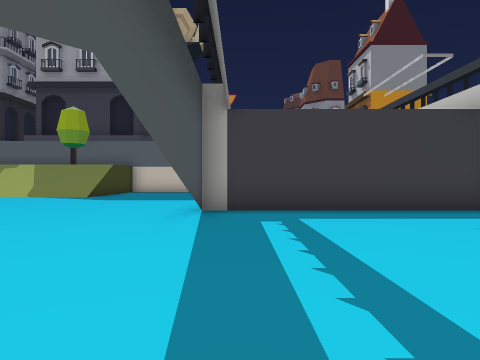
view 1 (above)

20 first-person views from a walk through a Unity game level. The camera is 1.2 m above the floor, looks level and sees 70° across. The floor is counted in squares, 2 m on a side. Each view is taken from the middle of a square. On the plan, view 1 faces up. The plan holds only what a view shows up to about 10 squares ahead; the rest is blank. The place goes on beyond the plan.

view 2
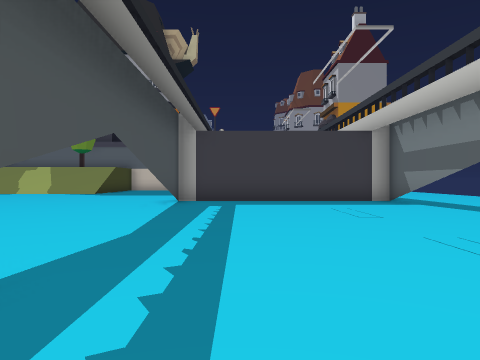

view 3
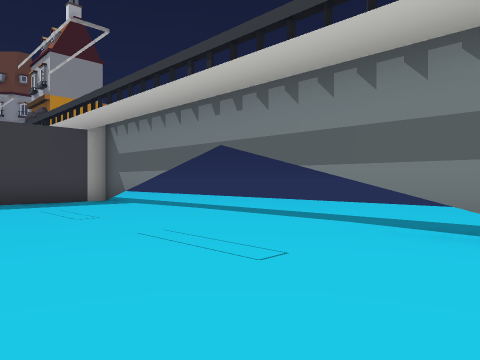

view 4
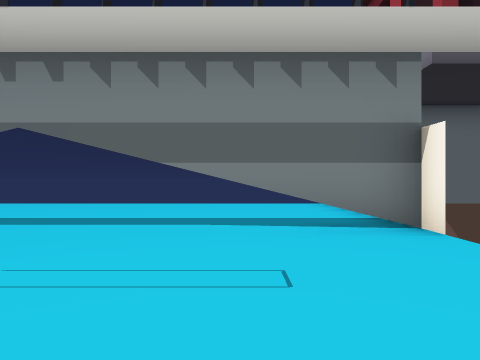

view 5
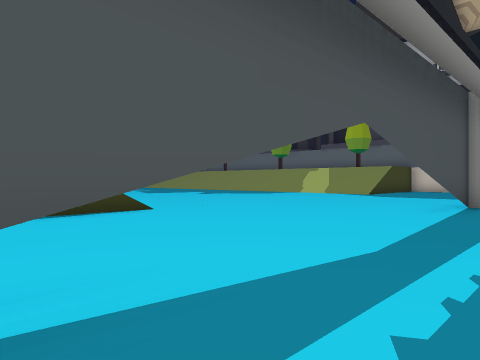

view 6
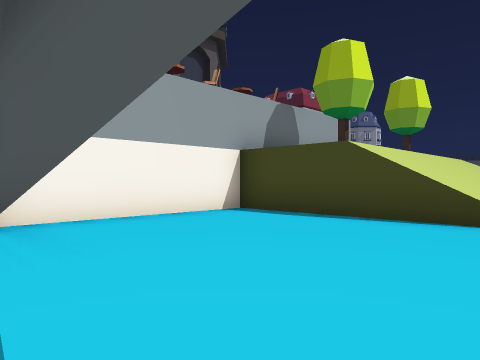

view 7
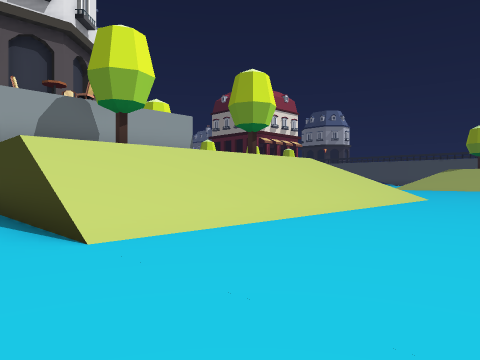

view 8
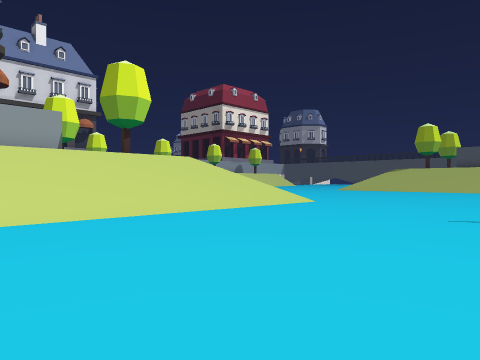

view 9
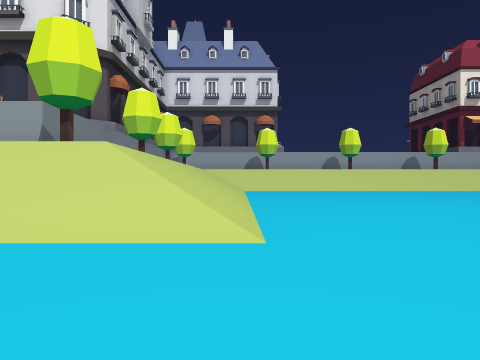

view 10
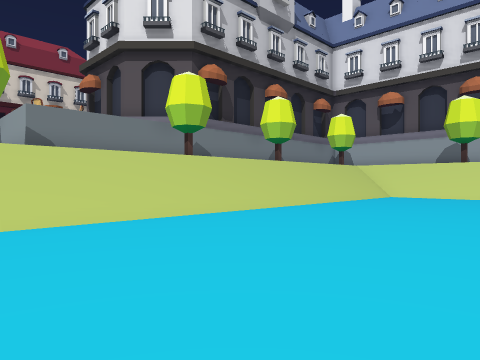

view 11
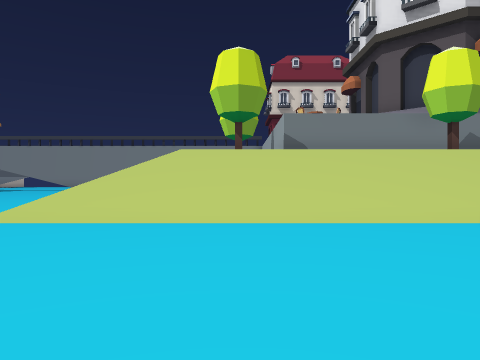

view 12
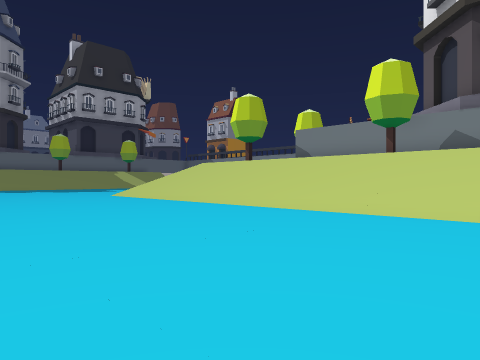

view 13
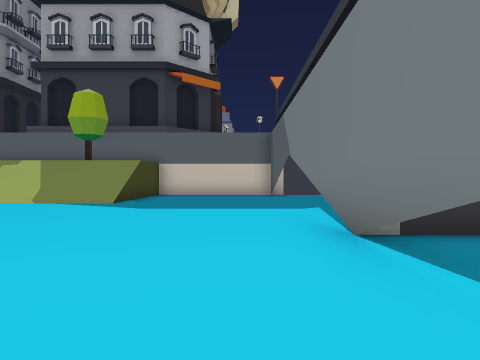

view 14
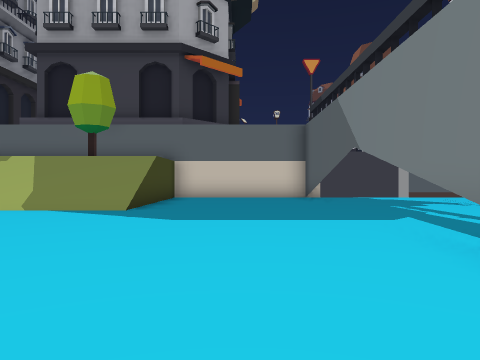

view 15
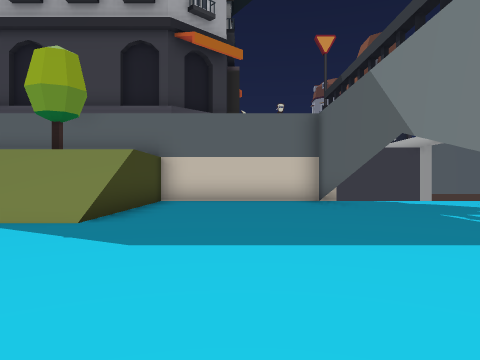

view 16
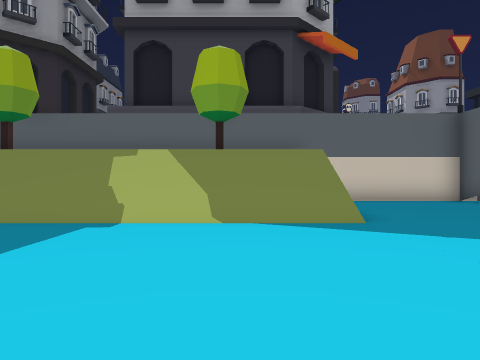

view 17
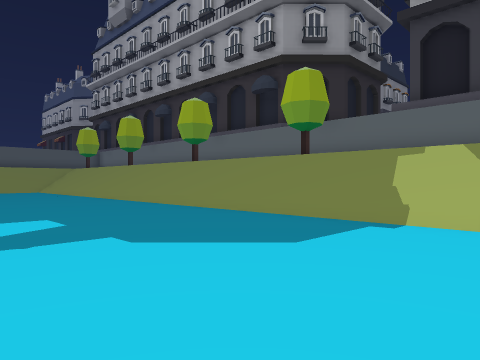

view 18
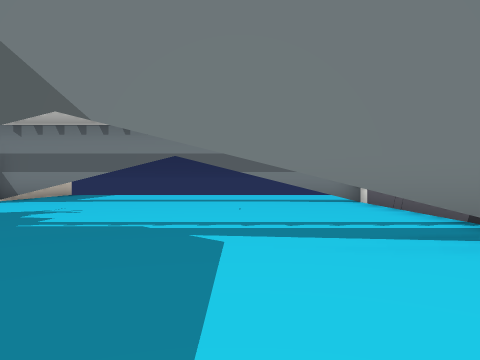

view 19
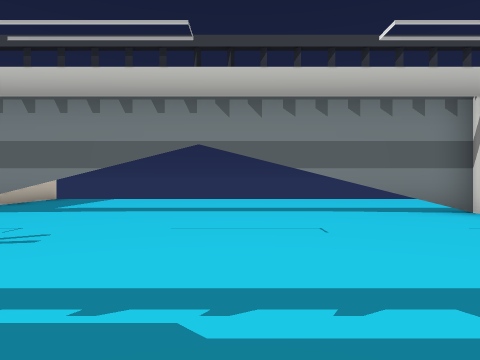

view 20
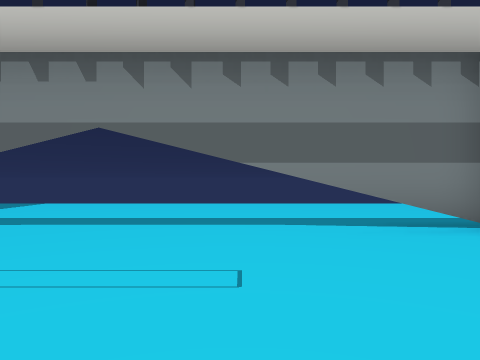

### Floor plan
Key: @ floor where view 1 was taken; # wall or solid block; . main floor; : floor 2.5 m higher than the main floor; / step, stairs or slope; T thing the floor can be seen under or through; R tree.
Columns run from 21 left of view 1 to 9 right of it. Each row starts with its distance up from view 1.
 17        ###############    #####
 16                 /...#.....T....
 15         R     R /...#.....T....
 14        //////////...#.....T....
 13       ///////////..............
 12      ////////////..............
 11     ...........................
 10    .................T.....T....
  9    .................T.....T....
  8       ..............T.....T....
  7            .... ....TT####T....
  6       ......... ....T.....T....
  5    .................T.....T....
  4    .................T.....T....
  3     ...........................
  2     ...........................
  1    ...///////////..............
  0   ....///////////...#@....T....
 -1  .....///:::::::/...#.....T....
 -2  ...../// R   R /...#.....T....
 -3 ......///       /...# ....T....
 -4 ......///  ##########
 -5 ......///  #
 -6  .....///  #
 -7  ...../// R#
 -8 ......///  #
 -9 ......///  #
-10 ......///
-11 ......

Where each view was taken, in squares from view 1:
view 1: 0 up, 0 right, facing up
view 2: 3 down, 1 right, facing up
view 3: 3 down, 1 right, facing up-right
view 4: 1 down, 1 right, facing right
view 5: 2 down, 1 right, facing up-left
view 6: 2 up, 0 right, facing down-left
view 7: 5 up, 4 left, facing down-left
view 8: 7 up, 7 left, facing down-left
view 9: 5 up, 15 left, facing down
view 10: 1 down, 20 left, facing down-right
view 11: 2 down, 20 left, facing right
view 12: 11 down, 21 left, facing up-right
view 13: 3 up, 2 left, facing up
view 14: 5 up, 3 left, facing up
view 15: 7 up, 3 left, facing up
view 16: 7 up, 7 left, facing up
view 17: 7 up, 7 left, facing up-left
view 18: 10 up, 4 left, facing right
view 19: 11 up, 1 left, facing right
view 20: 10 up, 1 right, facing right
